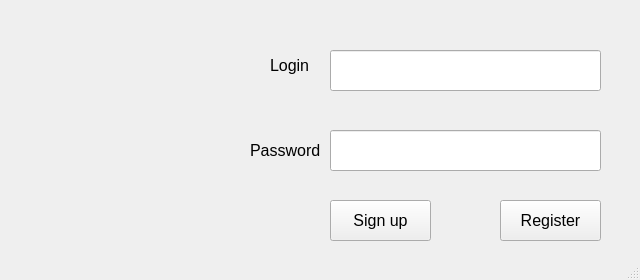
<?xml version="1.0" encoding="UTF-8"?>
<ui version="4.0">
 <class>MainWindow</class>
 <widget class="QMainWindow" name="MainWindow">
  <property name="geometry">
   <rect>
    <x>0</x>
    <y>0</y>
    <width>640</width>
    <height>280</height>
   </rect>
  </property>
  <property name="minimumSize">
   <size>
    <width>640</width>
    <height>280</height>
   </size>
  </property>
  <property name="maximumSize">
   <size>
    <width>640</width>
    <height>280</height>
   </size>
  </property>
  <property name="windowTitle">
   <string>Entrance</string>
  </property>
  <widget class="QWidget" name="centralwidget">
   <widget class="QLineEdit" name="lineLogin">
    <property name="geometry">
     <rect>
      <x>330</x>
      <y>50</y>
      <width>271</width>
      <height>41</height>
     </rect>
    </property>
    <property name="font">
     <font>
      <pointsize>12</pointsize>
     </font>
    </property>
   </widget>
   <widget class="QLineEdit" name="linePassword">
    <property name="geometry">
     <rect>
      <x>330</x>
      <y>130</y>
      <width>271</width>
      <height>41</height>
     </rect>
    </property>
    <property name="font">
     <font>
      <pointsize>12</pointsize>
     </font>
    </property>
    <property name="echoMode">
     <enum>QLineEdit::Password</enum>
    </property>
   </widget>
   <widget class="QPushButton" name="pushButton">
    <property name="geometry">
     <rect>
      <x>330</x>
      <y>200</y>
      <width>101</width>
      <height>41</height>
     </rect>
    </property>
    <property name="font">
     <font>
      <pointsize>12</pointsize>
     </font>
    </property>
    <property name="text">
     <string>Sign up</string>
    </property>
   </widget>
   <widget class="QPushButton" name="pushButton_2">
    <property name="geometry">
     <rect>
      <x>500</x>
      <y>200</y>
      <width>101</width>
      <height>41</height>
     </rect>
    </property>
    <property name="font">
     <font>
      <pointsize>12</pointsize>
     </font>
    </property>
    <property name="text">
     <string>Register</string>
    </property>
   </widget>
   <widget class="QLabel" name="label">
    <property name="geometry">
     <rect>
      <x>20</x>
      <y>40</y>
      <width>211</width>
      <height>191</height>
     </rect>
    </property>
    <property name="text">
     <string/>
    </property>
    <property name="pixmap">
     <pixmap>Building.png</pixmap>
    </property>
   </widget>
   <widget class="QLabel" name="label_2">
    <property name="geometry">
     <rect>
      <x>270</x>
      <y>50</y>
      <width>63</width>
      <height>31</height>
     </rect>
    </property>
    <property name="font">
     <font>
      <pointsize>12</pointsize>
     </font>
    </property>
    <property name="text">
     <string>Login</string>
    </property>
   </widget>
   <widget class="QLabel" name="label_3">
    <property name="geometry">
     <rect>
      <x>250</x>
      <y>140</y>
      <width>81</width>
      <height>20</height>
     </rect>
    </property>
    <property name="font">
     <font>
      <pointsize>12</pointsize>
     </font>
    </property>
    <property name="text">
     <string>Password</string>
    </property>
   </widget>
  </widget>
  <widget class="QMenuBar" name="menubar">
   <property name="geometry">
    <rect>
     <x>0</x>
     <y>0</y>
     <width>640</width>
     <height>25</height>
    </rect>
   </property>
  </widget>
  <widget class="QStatusBar" name="statusbar"/>
 </widget>
 <resources/>
 <connections/>
</ui>
